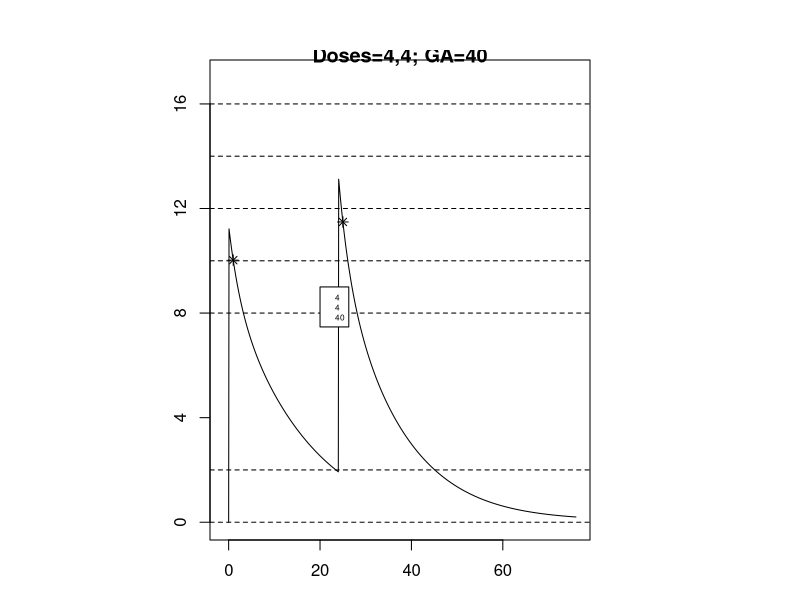
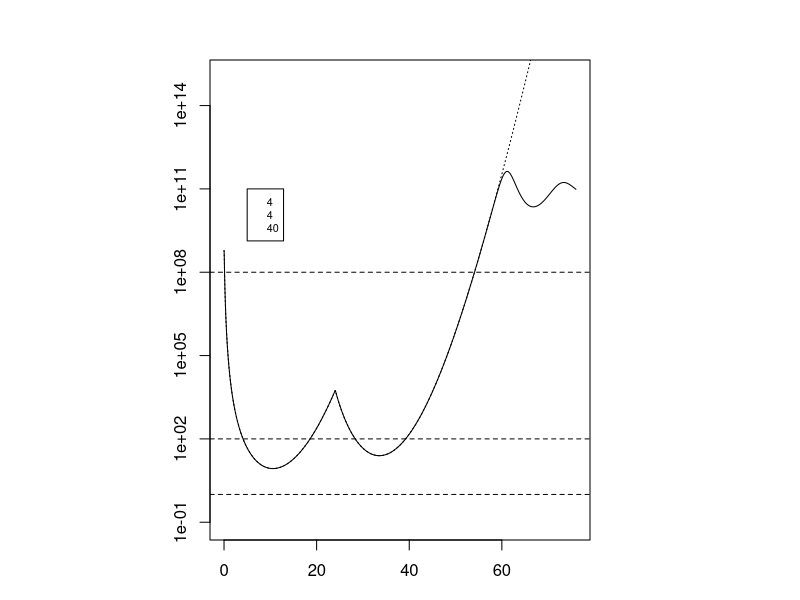
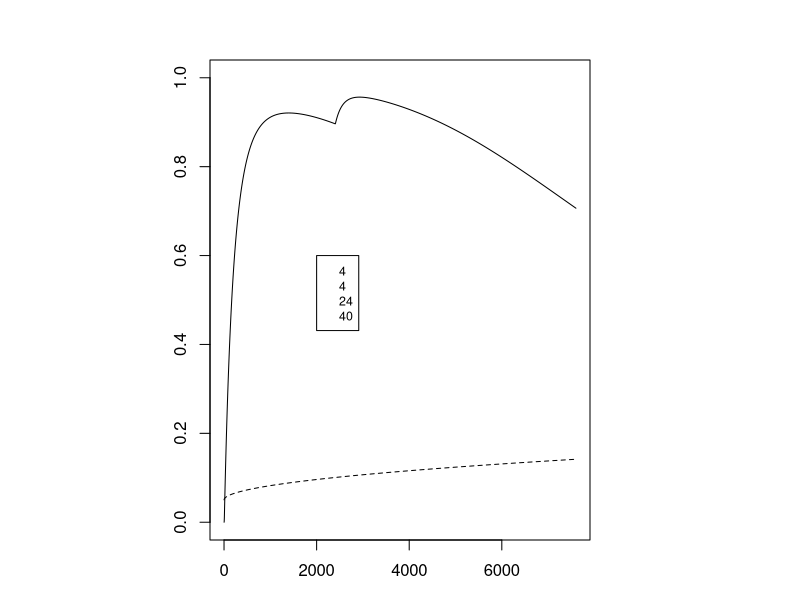
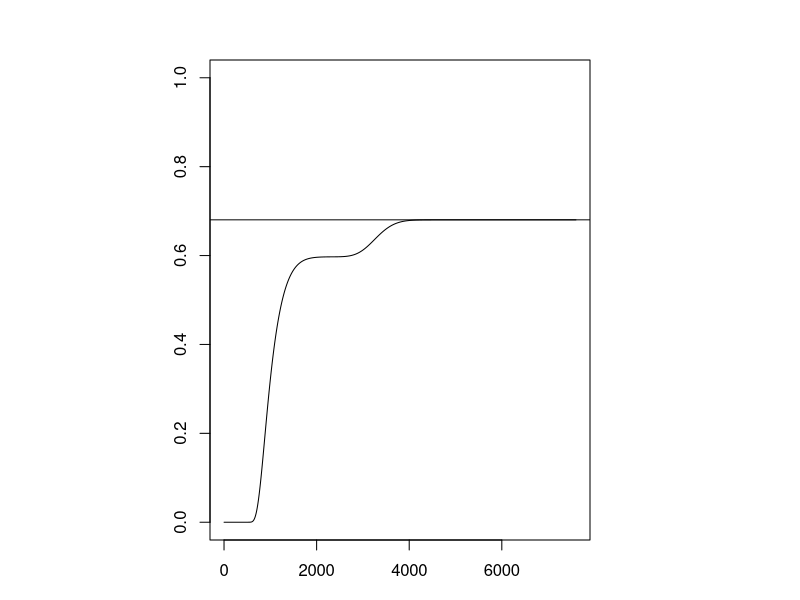

These figures' R source, in order:
#This script uses methods similar to (Nielsen et al 2009 Clin Pharmacokinet 48:253) for neonatal gentamicin dosing and
#corresponding PK/PD calculations in Mohamed et al. 2012, Antimicrob Agents Chemother 56:179. It adds stochastic calculations.
#in the stochastic calculation of eradication probability E(t) the simplified model with ksr=0=r at all times was used.
#Written and commented by Nopphon Siranat April 2014; tested, modified and further commented by Rainer Sachs
#sachs@math.berkeley.edu. Further edits were done by Tom Radivoyevitch. Distributed under the GNU GPLv3; Contact Sachs for .txt or.R versions.
library (deSolve) #We will solve systems of non-linear first order ODE (ordinary differential equations)

#The next few commands are adjustable by the user; they set the dosing pattern and the gestational age GA.
#For details, including meaning of parameters, see Nielsen et al. For self consistency and consistency with other literature,
#the notation of Nielsen et al. has been modified as follows: (1) subscripts are written on the main line and (greek lower case theta)->"theta"
# an example which uses both these changes is (greek lower case theta)_GACL->thetaGACL;
#(2) CL->thetaCL; (3) V1->thetaVC (with C standing for the central compartment); (4) TVV1->VC, Q2->Q1, V2->V1, Q3->Q2, V3->V2.
GA =40 #gestational age (weeks); possible values are 25, 29, 34, 40; determines neonate parameters such as weight

#dose<-rep(2.2,4); interval<-c(0,rep(12,3),4) #
#drug doseS (mg/kgm); intervalS (hours) between doses. For example dose= c(5,4,4) and interval=c(0,24,24,4)
#would mean a bolus of 5 at t=0, fractions of 4 at 24h intervals, and then a 4 h dose-free recovery period.
dose<-c(4,4); interval<-c(0,24,52) 
#dose<-c(4,4,0,0); interval<-c(0,rep(24,3),4)#should give the same answer
#dose<-rep(4,6); interval<-c(0,rep(36,5),60)#Fig. From Nielsen et al.
time = cumsum(interval[-length(interval)])
step<-.01; SPH<-1/step #ODE output times: step=time (h) for one output step; SPH=steps per hour.
#Generally in this script, time can refer to hours, days, weeks, or number of steps; one has to keep track.
times<-seq(0,sum(interval),by=step) #Time ranges for the ODE output, for example 76 hours in 7601 steps
#************** end of user adjusted parameters *************

weight=c('25'=0.778,'29'= 1.200,'34'=2.710,'40'=3.500) #WT=weight (kg) of neonate at post natal age (PNA)=0 days; 
#Next define a PK response to one dose, assuming 3 compartments: central, 1, and 2
concentration<-function(t,state,parameter){ #t=time; state is drug concentration (c,p1,p2) as function of t
  with(as.list(c(state,parameter)),{#now define some auxiliary fctns, then number (3) of ODE & of unknown functions.
    WT = unname(weight[toString(GA)])
    CL=thetaCL*(WT^0.75)*(1+thetaGACL*(GA-GAmed))*(1+((t/24)^thetaPNACL)) #allometric clearance; theta indicates a covariate.
    VC = thetaVC*WT*(1+GAVc*(GA-GAmed)) #volume VC of central compartment depends on GA; see Nielsen et al
    dose = parameter['doses']$doses; time = parameter['times']$times
    concs=with(as.list(parameters),dose/(thetaVC*(1+GAVc*(GA-GAmed))))
     val = 0
     for (ii in 1:length(dose)){    
       val = val + concs[ii]*(time[ii]< t & t < time[ii]+delta)
     }
    val = val/delta
    dp1 <- Q1*c/VC - Q1*p1/V1 #dp1, dp2, dc= time derivatives; Q1,Q2=wash rates; V1,2=volume of peripheral cmpt. 1,2. 
    dp2 <- Q2*c/VC - Q2*p2/V2 #time rate of change of concentration in peripheral compartment 2.
    dc <- - Q1*c/VC + Q1*p1/V1 - Q2*c/VC + Q2*p2/V2 -CL*c/VC + val #rate of change of concentration in central cpt.
    list(c(dp1,dp2,dc)) #output of the function concentration; defines the 3-compartment model
  })
}
parameters <-c(thetaVC = 0.406,V1=0.305, V2=4.55, thetaCL =0.01, Q1 = 0.0930 , Q2 = 0.0155,# Table III "combined dataset" in Nielsen et al.
               GAmed= 28.9,thetaGACL = 0.0871, #making thetaGACL larger, e.g. thetaGACL= 0.12,
               #would give bacterial count curves closer to those of Mohamed et al. but would be ad hoc.
               GAVc= -0.0114, thetaPNACL=0.517, Kgrowth= 2,Kdeath=0.179, Bmax=8.26e8, BP =2.09e6, gamma = 1,
              Emax0= 51,EC500= 9.85, AR50= 0.113,Kon=0.0426,Koff=0.0139, doses = list(dose), times = list(time), delta = 0.08)
#central values used, not "population" PK/PD. Mohamed (half life=50 h)==>Koff=.0139, may be unrealistically small. 
              #Emax0= 51,EC500= 9.85, AR50= 0.113,Kon=0.0426,Koff=0.0278, doses = list(dose), times = list(time), delta = 0.08)

#PK model for getting concentration from all doses. The above concentration function is only for one dose. 
#This new function will help superimpose concentration from different doses by looping through intervals
conccurve = function(dose, interval,GA){
  out2<-ode(y=c(p1=0,p2=0,c=0),times=times,func=concentration,parms=parameters)#events = list(data = eventdat))
  return(out2)
}

out = conccurve(dose,interval,GA) #output of above
conc = out[1:nrow(out),4] #nrow=1+sum(interval)/step; 4=concentration in vc (1=time (h), 2 & 3= conc. in v1 & v2)
conc = conc[-1] #remove the first component (which is 0)

#Now predict CFU number as a function of time. CFU are bacteria that are cycling
#and also not "adaptively" drug resistant. 
#Some of the calculations are similar to those used in Mohamed et al. The main method will be
# solving a system of non-linear first order ODE for deterministic and stochastic models.
#conc is now a vector with, for example, 7601 components

countfunc <- function(conc){
  concfunc <-splinefun(conc) # temporarily make concentration into a function
  state <-c(s=4.83e5, r=0,m=1,corr=0, ARoff = 1, ARon = 0) #initial (t=0) values for 6 ODE in 6 unknowns
  #s=bacteria per mL; r quiescent (for us usually remains 0); m and corr (same as PHI) auxiliary functions (see text);
  #AR is adaptive resistance; ARon, ARoff are fractions with and without adaptive resistance
  withdrug<-function(t,state,parameters){ #model for number of CFU taking into account drug effects
    with(as.list(c(state,parameters)),{#following lines give the derivatives in the ODE and some auxiliary quantitites 
      C = concfunc(SPH*t) #get concentration from spline
      EC50 =  EC500 #not EC500*(1 -exp(-10*Cr*t)); the optional extra factor of the references is never used in our calculations
      dARoff <- Koff*ARon-Kon*ARoff*C #the ODE for no adaptive resistance; d=time derivative
      dARon <- Kon*ARoff*C - Koff*ARon #time derivative of the fraction of CFU that have acquired adaptive resistance
      Emax <- Emax0*(1-ARon/(ARon+AR50)) #Emax model
      DRUG <- (Emax*C^gamma)/(EC50^gamma+C^gamma) #The drug effect on bacterial killing 
      ksr<-(Kgrowth-Kdeath)*(s+r)/Bmax #ksr is transfer rate constant from cycling to quiescent bacteria; in our
      #calculation the number of quiescent bacteria remains 0 until CFU numbers become so large stochastics no longer matter
      if(s<BP) ksr = 0 #ksr with cutoff; for calculating eradication probability E(t) gives same results as no cutoff
      ds<-Kgrowth*s-(Kdeath +DRUG)*s-ksr*s #growth and death equation for cycling bacteria
      dr<-ksr*s-Kdeath*r # r is # quiescent bacteria, not susceptible to the drug even for AR off. Set=0 when calculating E(t) 
      dm<-(Kgrowth-Kdeath-DRUG)*m #m*4.83e5 approximates s if ksr is small;
      dcorr<-Kgrowth+(Kgrowth-Kdeath-DRUG)*corr #corr is a stochastic correction used in stochastic models.
      list(c(ds,dr,dm,dcorr,dARoff,dARon)) #output of the function withdrug
    })
  }
  count<-ode(y=state, times=times,func=withdrug,parms=parameters) #output from the withdrug function showing 
  #the number of CFU and of other relevant quantities at time t
  return(count)
}

count = countfunc(conc)
dtrmn<-count[ ,'s']/4.83e5 # Deterministic S/S(0), where s is number in central compartment
on<-count[,"ARon"]# the fraction of bacteria that have adaptive resistance at time t

####### Collect results needed to plot figures ######################################

thetaCL = 0.01
WT = unname(weight[toString(GA)]) #weird way to get weight
GAmed= 28.9 #Median for nmany observations, see Nielsen et al.
thetaGACL = 0.0871 #helps calculate correction of clearance for GA different from median.
thetaPNACL=0.517 #another covariate
t= seq(0,sum(interval),by=step) #for example t= 0, .01, .02, ..., 75.99, 76 in some cases.
a = round(t/24)*24 # using a instead of t in the following line gives step functions as in Nielsen et al. smooth is preferred here
CL=thetaCL*(WT^0.75)*(1+thetaGACL*(GA-GAmed))*(1+((t/24)^thetaPNACL))# gives smooth function; more plausible mechanistically
GAVc= -0.0114
factor<-.406*WT*4.83e8*(1+GAVc*(GA-GAmed)) #intial average number of CFU PER BABY NOT PER mL; vc = thvc*WT*(1+GAVc*(GA-GAmed))
print(min(factor*dtrmn))
nonzero<-count[ ,"m"]/(1+count[,"corr"]) #stochastic estimate for prob 1 lineage has not gone extinct (ksr=0 approximation)
finalnz<-nonzero[(sum(interval)-1)*SPH]
cure<-exp(-factor*nonzero) #probability every lineage has gone extinct, E(t) in text.
print(cure[(sum(interval)-1)*SPH])#approximates long time limit E_F of E(t)

########## To make various figures, uncomment the following lines######
# # Check that figures are similar to those in Nielsen et al. and Mohamed et al. Add stochastic extinction plot
par(fin=c(4,5),ann=FALSE, mai=rep(.1,4),xaxp=c(0,sum(interval[-length(interval)]),1))# parameters specifying layout
plot(out[ ,"time"],out[ ,"c"],ylim=c(0,17),xlim=c(-1,sum(interval)),yaxp=c(0,16,4),type='l') # concentration as a function of time
abline(h=c(0,2,8,10,12,14,16),lty=2)
ex<-cumsum(interval)+1
points(ex,conc[SPH*ex],pch=8) # points one hour after each dose fraction shown as asterisks
legend(20,9,legend=c(dose,GA), cex=.5)
title(paste0("Doses=",paste(dose,collapse=","),"; GA=",GA))

plot(times,factor*dtrmn,log='y',ylim=c(.1,1e15),xlim=c(step, sum(interval)), type='l') #plot the number of CFU versus time
abline(h=c(1,100,1e8), lty=2) #horizontal lines as in Mohamed Figs 4, 5, 6 bottom row.
legend(x=5,y=1e11, c(dose,GA),cex=.65)
lines(times,factor*count[ ,"m"], lty=3) #deterministic ksr=0 approximation

plot(on, ylim=c(0,1),type="l") #fraction of CFU that have acquired adaptive resistance
lines(CL,type='l', lty=2) #Clearance for central compartment increases as baby ages
legend(20*SPH,.6,c(dose,interval[2], GA),cex=.75)

plot(cure, type="l",ylim=c(0,1)) #extinction probability E(t)
abline(h=cure[length(cure)])
#round(conc[c(10,1198,1210,2398,2410,3598,3610,4798,4810,5998,6010,7198,7210)],2)#used for Table III of paper.
